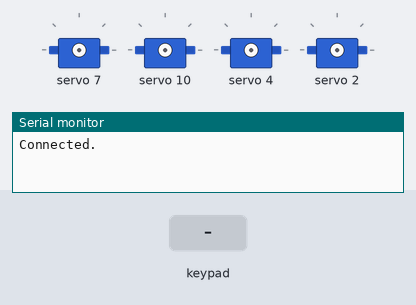
The sketch below on a simulated ESP32. On the bench: 4 × servo, the last lines printed to the serial monitor. Inputs (shaded band) come from the test bench. Nothing arrives over Bluetooth unless stated.

Above: at 1.2 s.
1.3 s: key 'U' pressed
At 1.51 s:
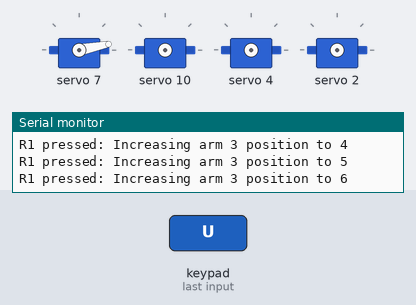
3.2 s: key 'L' pressed
At 3.39 s:
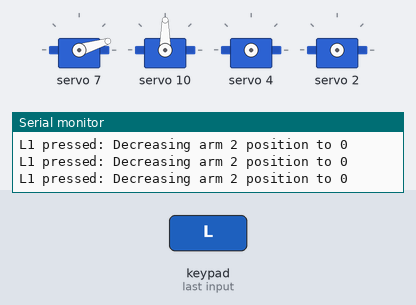
5.0 s: key 'X' pressed
At 6.3 s:
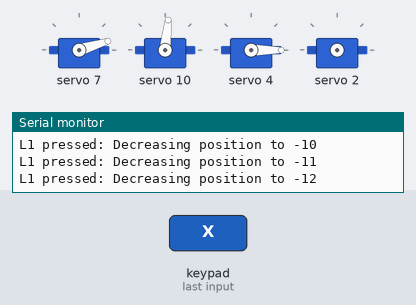
6.6 s: key 'S' pressed
At 6.79 s:
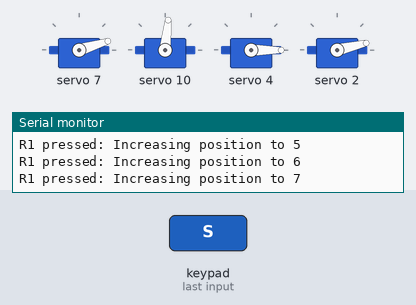
8.4 s: key 'U' pressed
At 9.6 s:
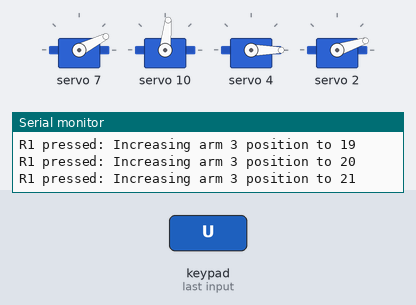
10.2 s: key 'S' pressed
At 12.0 s:
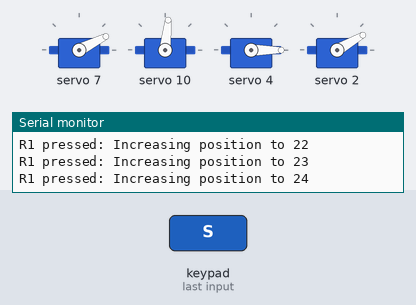
Timing chart, 0 to 13.1 s (numbered marks = the images above; inputs shaded):
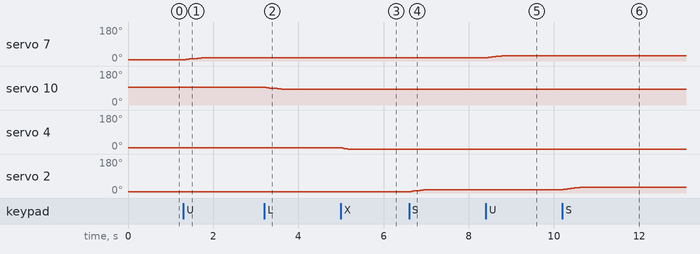

Measured:
- after the input at 1.3 s, servo 7: moves from 7° to 17° over 0.35 s, starting after 0.06 s
- after the input at 3.2 s, servo 10: moves from 94° to 84° over 0.35 s, starting at once
- after the input at 5.0 s, servo 4: 6° → 2° at once, → 0° 0.12 s later
- after the input at 6.6 s, servo 2: 7° → 11° at once, → 13° 0.13 s later, → 15° 0.08 s later, → 18° 0.08 s later
- after the input at 8.4 s, servo 7: 17° → 20° at once, → 22° 0.12 s later, → 24° 0.09 s later, → 27° 0.09 s later
- after the input at 10.2 s, servo 2: 18° → 23° at once, → 25° 0.18 s later, → 27° 0.08 s later, → 30° 0.08 s later

The sketch:

robotic_arm.ino
```cpp
#include <Ps3Controller.h>
#include <Adafruit_PWMServoDriver.h>
#include <Wire.h>

// Define motor control pins


// Define motor parameters


// Create the PWM driver object for the PCA9685
Adafruit_PWMServoDriver pwm = Adafruit_PWMServoDriver();
const int SERVOMIN = 150;  // Minimum pulse length count (out of 4096)
const int SERVOMAX = 600;  // Maximum pulse length count (out of 4096)

int servobase = 0;  // PCA9685 channel to which the servo is connected
int servo_bras_1=8;
int servo_bras_2=10;
int servo_pre_gripper = 7;
int servo_gripper_1 = 2;
int servo_gripper_2 = 4;


int ser;
int pos_base = 90;
int pos_bras_1 = 0; // Variable to store the servo position in degrees
int pos_bras_2 =90;
int pos_pre_gripper = 0;
int pos_gripper_1 = 0;
int pos_gripper_2 = 0;

// Callback function for PS3 controller notifications
void notify() {
  //buzzer
  /*if (Ps3.data.button.cross){
      tone(buzzer, 1000);
      delay(50);
      noTone(buzzer);

  }*/
  if (Ps3.data.button.cross) {

    //Ps3.setRumble(100.0);
  } else {

    //Ps3.setRumble(0.0);
  }
  //arm 3 servo motor
  if (Ps3.data.button.up) {
      //if (pos_pre_gripper<180)
        //{
          pos_pre_gripper++;
          pwm.setPWM(servo_pre_gripper, 0, map(pos_pre_gripper, 0, 180, SERVOMIN, SERVOMAX));
          Serial.println("R1 pressed: Increasing arm 3 position to " + String(pos_pre_gripper));
        }  // Increase servo position by 10 degrees
      //else if (pos_pre_gripper > 180) {}  // Limit to 180 degrees

    //}

    // Check if Left button is pressed
  if (Ps3.data.button.down) {
      //if (pos_pre_gripper>0)
        //{
          pos_pre_gripper--;
          pwm.setPWM(servo_pre_gripper, 0, map(pos_pre_gripper, 0, 180, SERVOMIN, SERVOMAX));
          Serial.println("L1 pressed: Decreasing arm 3 position to " + String(pos_pre_gripper));
        }  // Decrease servo position by 10 degrees
      //else if (pos_pre_gripper < 0) {}  // Limit to 0 degrees

    //}
  //arm 2 servo motor
  if (Ps3.data.button.right) {
      //if (pos_bras_2 <180)
      //  {
          pos_bras_2 ++;
          pwm.setPWM(servo_bras_2, 0, map(pos_bras_2 , 0, 180, SERVOMIN, SERVOMAX));
          Serial.println("R1 pressed: Increasing arm 2 position to " + String(pos_bras_2 ));
        }  // Increase servo position by 10 degrees
      //else if (pos_bras_2  > 180) {}  // Limit to 180 degrees

    //}

    // Check if Left button is pressed
  if (Ps3.data.button.left) {
      //if (pos_bras_2 >0)
        //{
          pos_bras_2 --;
          pwm.setPWM(servo_bras_2, 0, map(pos_bras_2 , 0, 180, SERVOMIN, SERVOMAX));
          Serial.println("L1 pressed: Decreasing arm 2 position to " + String(pos_bras_1));
        }  // Decrease servo position by 10 degrees
      //else if (pos_bras_2  < 0) {}  // Limit to 0 degrees

    //}
  //arm 1 servo motor
  if (Ps3.data.button.r2 ) {
      //if (pos_bras_1<180)
        //{
          pos_bras_1++;
          pwm.setPWM(servo_bras_1, 0, map(pos_bras_1, 0, 180, SERVOMIN, SERVOMAX));
          Serial.println("R1 pressed: Increasing arm 1 position to " + String(pos_bras_1));
        }  // Increase servo position by 10 degrees
      //else if (pos_bras_1 > 180) {}  // Limit to 180 degrees

    //}

    // Check if L1 button is pressed
  if (Ps3.data.button.l2) {
      //if (pos_bras_1>0)
        //{
          pos_bras_1--;
          pwm.setPWM(servo_bras_1, 0, map(pos_bras_1, 0, 180, SERVOMIN, SERVOMAX));
          Serial.println("L1 pressed: Decreasing arm 1 position to " + String(pos_bras_1));
        }  // Decrease servo position by 10 degrees
      //else if (pos_bras_1 < 0) {}  // Limit to 0 degrees

    //}
  //base servo motor
  //if (Ps3.data.button.r1) {
    if (Ps3.data.button.r1){
      //if (pos_base<180)
        //{
          pos_base ++;
          pwm.setPWM(servobase, 0, map(pos_base, 0, 180, SERVOMIN, SERVOMAX));
          Serial.println("R1 pressed: Increasing position to " + String(pos_base));
        }  // Increase servo position by 10 degrees
      //if (pos > 180) pos_base = 180;  // Limit to 180 degrees
      //else if (pos_base > 180) {}

    //}

    // Check if L1 button is pressed
  if (Ps3.data.button.l1 ) {
    //if (pos_base >0)
      //{
        pos_base --;
        pwm.setPWM(servobase, 0, map(pos_base, 0, 180, SERVOMIN, SERVOMAX));
        Serial.println("L1 pressed: Decreasing position to " + String(servobase));
      }  // Decrease servo position by 10 degrees
    //if (pos < 0) pos_base = 0;  // Limit to 0 degrees
    //else if (pos_base < 0){}

    //}


       if (Ps3.data.button.square){
      //if (pos_gripper_1<180)
        //{
          pos_gripper_1 ++;
          pwm.setPWM(servo_gripper_1, 0, map(pos_gripper_1, 0, 180, SERVOMIN, SERVOMAX));
          Serial.println("R1 pressed: Increasing position to " + String(pos_gripper_1));
        }  // Increase servo position by 10 degrees
      //if (pos > 180) pos_base = 180;  // Limit to 180 degrees
      //else if (pos_gripper_1 > 180) {}

    //}

    // Check if L1 button is pressed
  if (Ps3.data.button.circle) {
    //if (pos_gripper_1 >0)
      //{
        pos_gripper_1 --;
        pwm.setPWM(servo_gripper_1, 0, map(pos_gripper_1, 0, 180, SERVOMIN, SERVOMAX));
        Serial.println("L1 pressed: Decreasing position to " + String(pos_gripper_1));
      }  // Decrease servo position by 10 degrees
    //if (pos < 0) pos_base = 0;  // Limit to 0 degrees
    //else if (pos_gripper_1 < 0){}

    //}


           if (Ps3.data.button.triangle){
      //if (pos_gripper_2<180)
        //{
          pos_gripper_2 ++;
          pwm.setPWM(servo_gripper_2, 0, map(pos_gripper_2, 0, 180, SERVOMIN, SERVOMAX));
          Serial.println("R1 pressed: Increasing position to " + String(pos_gripper_2));
        }  // Increase servo position by 10 degrees
      //if (pos > 180) pos_base = 180;  // Limit to 180 degrees
      //else if (pos_gripper_2 > 180) {}

    //}

    // Check if L1 button is pressed
  if (Ps3.data.button.cross) {
    //if (pos_gripper_2 >0)
      //{
        pos_gripper_2 --;
        pwm.setPWM(servo_gripper_2, 0, map(pos_gripper_2, 0, 180, SERVOMIN, SERVOMAX));
        Serial.println("L1 pressed: Decreasing position to " + String(pos_gripper_2));
      }  // Decrease servo position by 10 degrees
    //if (pos < 0) pos_base = 0;  // Limit to 0 degrees
    //else if (pos_gripper_2 < 0){}

    //}
  // Get Joystick value
  //rightX = (Ps3.data.analog.stick.rx);
  //rightY = (Ps3.data.analog.stick.ry);
}


// On Connection function
void onConnect() {
  // Print to Serial Monitor
  Serial.println("Connected.");
}


void setup() {
  // Initialize serial communication
  Serial.begin(9600);

  //Wire.setPins(14, 13); // Set the I2C pins before begin
  Wire.begin();
  Wire.setClock(400000);
  // Attach the PS3 controller callbacks
  Ps3.attach(notify);
  Ps3.attachOnConnect(onConnect);
  Ps3.begin("44:d8:32:6d:91:c0");

  // Initialize motor control pins


  // Initialize the PWM driver for the servo
  pwm.begin();
  pwm.setPWMFreq(60);  // Analog servos run at ~60 Hz

  // Attach onPress callback

}

void loop() {
  // Main loop
  if (!Ps3.isConnected()) {
    Serial.println("Not connected yet!..");
    delay(2000);
  }
}
```
